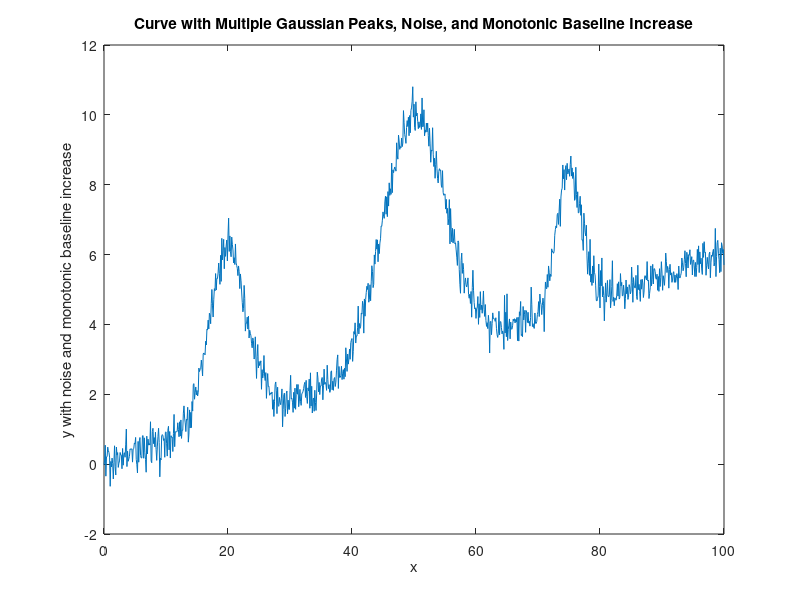

Write MATLAB code to recreate this figure. (Note: this script raises an error after producing the figure.)
% Define the x values
x = 0:0.1:100;

% Parameters for multiple Gaussian peaks
% For each peak: [height, center, width]
peaks = [5, 20, 3;  % Peak 1
         7, 50, 5;  % Peak 2
         4, 75, 2]; % Peak 3

% Initialize the y values
y = zeros(size(x));

% Add each Gaussian peak to the y values
for i = 1:size(peaks, 1)
    a = peaks(i, 1);
    b = peaks(i, 2);
    c = peaks(i, 3);
    y = y + a * exp(-(x - b).^2 / (2 * c^2));
end

% Add Gaussian noise
noise_amplitude = 0.3;  % Adjust this value for more or less noise
noise = noise_amplitude * randn(size(x));
y_noisy = y + noise;

% Add a monotonically increasing baseline
baseline_slope = 0.06;  % Adjust this value to control the slope of the baseline
baseline = baseline_slope * x;
y_monotonic_baseline = y_noisy + baseline;

% Plotting the curve with noise and monotonic baseline increase
plot(x, y_monotonic_baseline);
xlabel('x');
ylabel('y with noise and monotonic baseline increase');
title('Curve with Multiple Gaussian Peaks, Noise, and Monotonic Baseline Increase');

N = 10;             % Filter order, choose based on your requirements
Fc = 0.05;           % Cutoff frequency (normalized from 0 to 1, where 1 is half the sampling rate)
windowType = 'low'; % Window type, e.g., Hamming, Hann, Blackman, etc.

% Designing the FIR filter
b = fir1(N, Fc, windowType);
% Apply the FIR filter to the signal
% y_denoise = filtfilt(b, 1, y_monotonic_baseline);

y_denoise = movmean(y_monotonic_baseline, 20);
%find peaks
nHalfWin = 30;
peakXind = [];
for k=1 + nHalfWin:length(y_denoise) - nHalfWin
    lo = k - nHalfWin;
    if lo <= 1
        lo = 1;
    end
    up = k + nHalfWin;
    if(k>= length(y_denoise))
        up = length(y_denoise);
    end
    found = true;
    while(lo < up)
        if y_denoise(lo) > y_denoise(k)
            found = false;
            break;
        end
        lo = lo + 1;
    end
    if found
        xline(k./10);
        peakXind = [peakXind; k];
    end
end



% yy = y_denoise;
% x_tang = [];
% nStep = 5;
% for k=2:length(yy)
%     slope = yy(k) - yy(k-1);
%     lo = k - nStep;
%     if lo < 1
%         lo = 1;
%     end
%     
%     up = k+ nStep;
%     if up > length(yy)
%         up = length(yy);
%     end
%     
%     isT = 1;
%     while(lo < up)
%         if(yy(lo) < slope * (lo - k) + yy(k) )
%             isT = 0;
%             break;
%         end
%         lo = lo + 1;
%     end
%     if isT == 1
%         x_tang = [x_tang; k];
%         hold on;
%         xline(k./10);
%     end
%     
% end
% hold on;
yline(0);


% splineFit = spline(x, y_denoise);
% y_fittedCurve = ppval(splineFit, x);

% Evaluate spline
hold on;
% plot(x, y_fittedCurve, 'r', 'linewidth', 2);
plot(x, y_denoise, 'r', 'linewidth', 2);

%y_corrected = detrend(y_denoise);

nStep = 1;
% y_denoise = y_fittedCurve;
yyy = y_denoise(nStep + 1:end) - y_denoise(1:end-nStep);
% plot(x(2:end), 5.*(y_denoise) - 1), 'b', 'linewidth', 2);
% yyy = movmean(yyy, 10);
x1 = x(nStep + 1:end);
% yyy = downsample(yyy, 3);
% xxx = downsample(x1, 3);
yyy = movmean(yyy, 10);
plot(x1, 20* yyy, 'k', 'linewidth', 1);
hold on;
yline(0.5);
hold on;
yline(-0.5);
% % Step 1: Identify tangent points
% signal = y_denoise;
% [~, minLocations] = findpeaks(-signal);
% 
% % Step 2: Interpolate to estimate the baseline
% baseline = interp1(minLocations, signal(minLocations), 1:length(signal), 'linear', 'extrap');
% 
% % Step 3: Subtract the baseline
% y_corrected = signal - baseline;

% hold on;
% plot(x, y_corrected, 'k', 'linewidth', 2);


% Open a file for writing
fileID = fopen('xy_data.txt', 'w');

% Check if the file was opened successfully
if fileID == -1
    error('File could not be opened.');
end

% Write each pair of x and y values to the file
for i = 1:length(x)
    fprintf(fileID, '%f %f\n', x(i), y_monotonic_baseline(i));
end

% Close the file
fclose(fileID);

